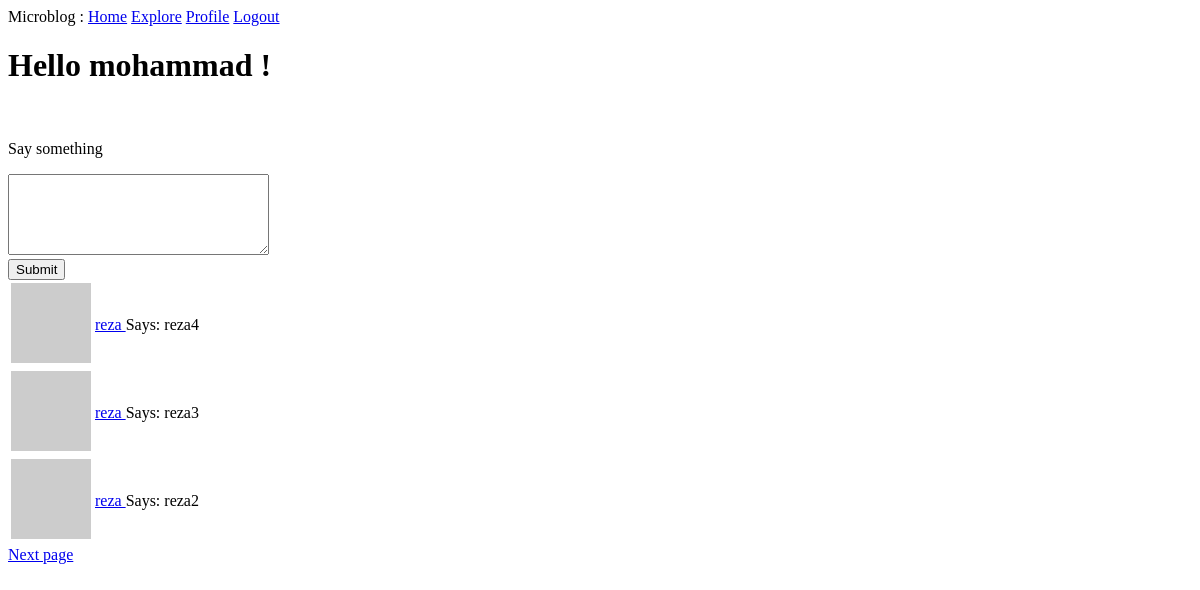
Before: /index (signed in) with the older database file.
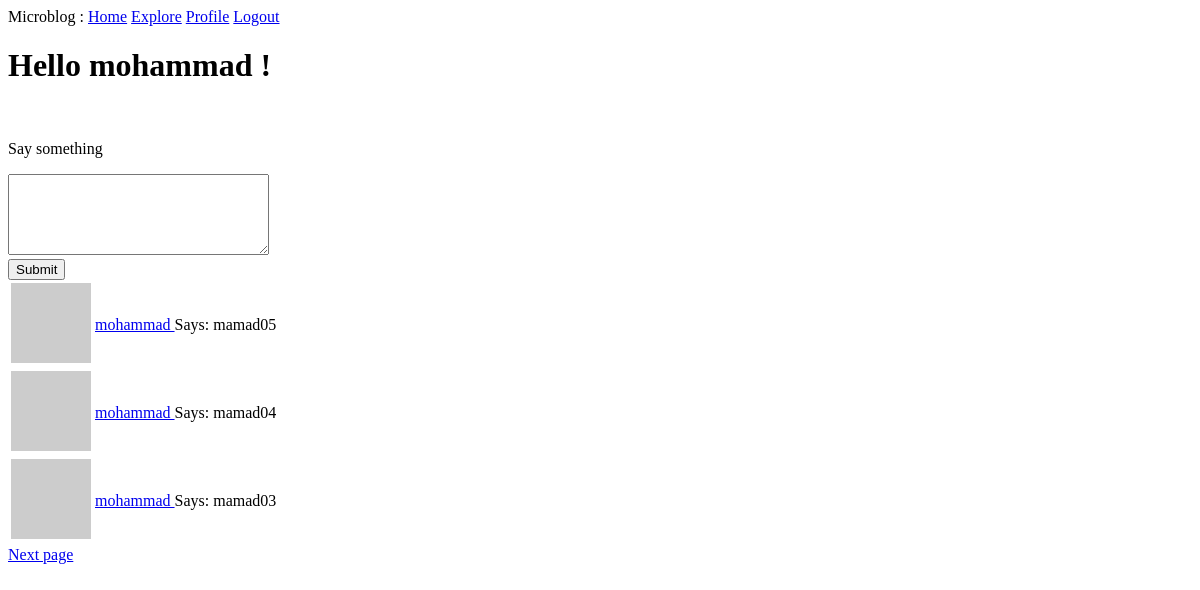
After: the same page with the newer database file.
### myapp/models.py (models this page shows, shortened)
class Post(db.Model):
    id = db.Column(db.Integer, primary_key=True)
    body = db.Column(db.Text())
    timestamp = db.Column(db.DateTime(), index=True, default=datetime.utcnow)
    user_id = db.Column(db.Integer, db.ForeignKey("user.id"))

class User(db.Model, UserMixin):
    id = db.Column(db.Integer, primary_key=True)
    username = db.Column(db.String(64), index=True, unique=True)
    email = db.Column(db.String(128), index=True, unique=True)
    password_hash = db.Column(db.String(128))
    posts = db.relationship('Post', backref="author", lazy="dynamic")
    about_me = db.Column(db.String(140))
    last_seen = db.Column(db.DateTime(), default=datetime.utcnow)
    followed = db.relationship('User',secondary=follow_rel,
        primaryjoin = (id == follow_rel.c.follower_id),
        secondaryjoin = (id == follow_rel.c.followed_id),
        backref=db.backref("followers",lazy="dynamic"),
        lazy="dynamic"
    )
    def avatar(self, size, default="identicon"):
        digest = md5(self.email.encode("utf-8")).hexdigest()
        gravatar_link = "https://gravatar.com/avatar/{}?s={}&d={}"
        user_avatar = gravatar_link.format(digest, size, default)
        return user_avatar
    def following_posts(self):
        posts = Post.query.join(follow_rel, follow_rel.c.followed_id == Post.user_id).filter(follow_rel.c.follower_id == self.id)
        return posts
    def show_posts(self):
        posts = self.following_posts().union(self.posts).order_by(Post.timestamp.desc())
        return posts

### myapp/routes.py (the view)
@app.route("/",methods=["GET","POST"])
@app.route("/index",methods=["GET","POST"])
@login_required
def index():
    post_form = PostForm()
    if post_form.validate_on_submit():
       post = Post(body=post_form.body.data,author=current_user)
       db.session.add(post)
       db.session.commit()
       flash("Your post added successfully")
       return redirect(url_for("index"))
    page_number = request.args.get("page",default=1,type=int)
    posts = current_user.show_posts().paginate(page=page_number,per_page=app.config["POSTS_PER_PAGE"],error_out=False)
    prev_page = url_for("index",page=posts.prev_num) if posts.has_prev else None
    next_page = url_for("index",page=posts.next_num) if posts.has_next else None
    return render_template("index.html", title="Home", posts=posts.items,form=post_form,prev_page=prev_page, next_page=next_page)

### myapp/forms.py
class PostForm(FlaskForm):
    body = TextAreaField(label="Say something",validators=[DataRequired(),Length(min=1,max=140)])
    submit = SubmitField("Submit")

### myapp/models.py (called while the page is built)
@login.user_loader
def load_user(id):
    return User.query.get(int(id))

### myapp/routes.py (called while the page is built)
@app.before_request
def before_request_handler():
    if current_user.is_authenticated:
        current_user.last_seen = datetime.utcnow()
        db.session.commit()

### myapp/templates/index.html (shortened to what this page needs)
{% extends "base.html" %}
{% block content %}
    <h1>Hello {{ current_user.username }} !</h1>
    <br>
	{% if form %}
	<form action="" method="post">
		<div>
			<p>{{ form.body.label }}</p>
			{{ form.body(cols=30,rows=5) }}
		</div>
		{{ form.submit() }}
	</form>
	{% endif %}
	{% include "_posts.html" %}
	{% include "_pagination.html" %}
{% endblock %}

### myapp/templates/_posts.html
<table>
    {% for post in posts %}
    <tr>
        <td><img src="{{ post.author.avatar(size=64) }}" alt="picture"></td>
		<td><p><a href="{{ url_for("user",username = post.author.username) }}">
				{{ post.author.username }}
				</a>
				Says: {{ post.body }}
			</p>
		</td>
    </tr>
    {% endfor %}
</table>

Changed rows visible on the page:
no longer on this page (row unchanged): Post: author.username "reza", body "reza4"
no longer on this page (row unchanged): Post: author.username "reza", body "reza3"
no longer on this page (row unchanged): Post: author.username "reza", body "reza2"
added Post: author.username "mohammad", body "mamad05"
added Post: author.username "mohammad", body "mamad04"
added Post: author.username "mohammad", body "mamad03"
